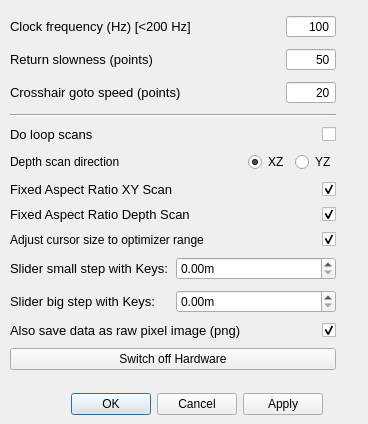
<?xml version="1.0" encoding="UTF-8"?>
<ui version="4.0">
 <class>SettingsDialog</class>
 <widget class="QDialog" name="SettingsDialog">
  <property name="geometry">
   <rect>
    <x>0</x>
    <y>0</y>
    <width>368</width>
    <height>424</height>
   </rect>
  </property>
  <property name="windowTitle">
   <string>qudi: Confocal - Settings</string>
  </property>
  <widget class="QDialogButtonBox" name="buttonBox">
   <property name="geometry">
    <rect>
     <x>30</x>
     <y>390</y>
     <width>293</width>
     <height>28</height>
    </rect>
   </property>
   <property name="orientation">
    <enum>Qt::Horizontal</enum>
   </property>
   <property name="standardButtons">
    <set>QDialogButtonBox::Apply|QDialogButtonBox::Cancel|QDialogButtonBox::Ok</set>
   </property>
  </widget>
  <widget class="QWidget" name="layoutWidget">
   <property name="geometry">
    <rect>
     <x>10</x>
     <y>11</y>
     <width>326</width>
     <height>369</height>
    </rect>
   </property>
   <layout class="QVBoxLayout" name="verticalLayout">
    <item>
     <layout class="QHBoxLayout" name="horizontalLayout">
      <item>
       <widget class="QLabel" name="label">
        <property name="font">
         <font>
          <pointsize>10</pointsize>
         </font>
        </property>
        <property name="toolTip">
         <string>&lt;html&gt;&lt;head/&gt;&lt;body&gt;&lt;p&gt;That is the inverse time how long the scanner stays at the desired position during the scan and counts.&lt;/p&gt;&lt;/body&gt;&lt;/html&gt;</string>
        </property>
        <property name="text">
         <string>Clock frequency (Hz) [&lt;200 Hz]</string>
        </property>
       </widget>
      </item>
      <item>
       <widget class="QSpinBox" name="clock_frequency_InputWidget">
        <property name="sizePolicy">
         <sizepolicy hsizetype="Expanding" vsizetype="Fixed">
          <horstretch>0</horstretch>
          <verstretch>0</verstretch>
         </sizepolicy>
        </property>
        <property name="maximumSize">
         <size>
          <width>50</width>
          <height>16777215</height>
         </size>
        </property>
        <property name="mouseTracking">
         <bool>true</bool>
        </property>
        <property name="acceptDrops">
         <bool>true</bool>
        </property>
        <property name="toolTip">
         <string>&lt;html&gt;&lt;head/&gt;&lt;body&gt;&lt;p&gt;That is the inverse time how long the scanner stays at the desired position during the scan and counts.&lt;/p&gt;&lt;/body&gt;&lt;/html&gt;</string>
        </property>
        <property name="wrapping">
         <bool>false</bool>
        </property>
        <property name="alignment">
         <set>Qt::AlignRight|Qt::AlignTrailing|Qt::AlignVCenter</set>
        </property>
        <property name="buttonSymbols">
         <enum>QAbstractSpinBox::NoButtons</enum>
        </property>
        <property name="accelerated">
         <bool>true</bool>
        </property>
        <property name="maximum">
         <number>1000000</number>
        </property>
        <property name="value">
         <number>100</number>
        </property>
       </widget>
      </item>
     </layout>
    </item>
    <item>
     <layout class="QHBoxLayout" name="horizontalLayout_2">
      <item>
       <widget class="QLabel" name="label_2">
        <property name="font">
         <font>
          <pointsize>10</pointsize>
         </font>
        </property>
        <property name="toolTip">
         <string>&lt;html&gt;&lt;head/&gt;&lt;body&gt;&lt;p&gt;That is basically the 'scan' resolution when the scanner moves backwards to prepare to scan again a line.&lt;/p&gt;&lt;p&gt;How many points are scanned in one line is depending on the resolution. Since the scanner is permanently counting during the scan, only the clock frequency determined the speed, how fast a line is scanned by a given resolution. If the scanner has to move back, it uses the same scan line method but just in the reverse. How many points are approached in the backwards movement depends on the 'return slowness'. If you scan with 100 point resolution and set return slowness to 25, than the return movement will be 4 times faster.&lt;/p&gt;&lt;p&gt;BE CAREFULL NOT TO USE A SMALL NUMBER, SINCE THE SCANNER MIGHT CRASH AGAINST THE BOARDER BECAUSE IT IS MOVING BACK TOO FAST!&lt;/p&gt;&lt;/body&gt;&lt;/html&gt;</string>
        </property>
        <property name="text">
         <string>Return slowness (points)</string>
        </property>
       </widget>
      </item>
      <item>
       <widget class="QSpinBox" name="return_slowness_InputWidget">
        <property name="sizePolicy">
         <sizepolicy hsizetype="Expanding" vsizetype="Fixed">
          <horstretch>0</horstretch>
          <verstretch>0</verstretch>
         </sizepolicy>
        </property>
        <property name="maximumSize">
         <size>
          <width>50</width>
          <height>16777215</height>
         </size>
        </property>
        <property name="mouseTracking">
         <bool>true</bool>
        </property>
        <property name="acceptDrops">
         <bool>true</bool>
        </property>
        <property name="toolTip">
         <string>&lt;html&gt;&lt;head/&gt;&lt;body&gt;&lt;p&gt;That is basically the 'scan' resolution when the scanner moves backwards to prepare to scan again a line.&lt;/p&gt;&lt;/body&gt;&lt;/html&gt;</string>
        </property>
        <property name="alignment">
         <set>Qt::AlignRight|Qt::AlignTrailing|Qt::AlignVCenter</set>
        </property>
        <property name="buttonSymbols">
         <enum>QAbstractSpinBox::NoButtons</enum>
        </property>
        <property name="accelerated">
         <bool>true</bool>
        </property>
        <property name="maximum">
         <number>1000</number>
        </property>
        <property name="value">
         <number>50</number>
        </property>
       </widget>
      </item>
     </layout>
    </item>
    <item>
     <layout class="QHBoxLayout" name="horizontalLayout_11">
      <item>
       <widget class="QLabel" name="label_11">
        <property name="font">
         <font>
          <pointsize>10</pointsize>
         </font>
        </property>
        <property name="toolTip">
         <string>&lt;html&gt;&lt;head/&gt;&lt;body&gt;&lt;p&gt;That is basically the 'scan' resolution when the scanner moves backwards to prepare to scan again a line.&lt;/p&gt;&lt;p&gt;How many points are scanned in one line is depending on the resolution. Since the scanner is permanently counting during the scan, only the clock frequency determined the speed, how fast a line is scanned by a given resolution. If the scanner has to move back, it uses the same scan line method but just in the reverse. How many points are approached in the backwards movement depends on the 'return slowness'. If you scan with 100 point resolution and set return slowness to 25, than the return movement will be 4 times faster.&lt;/p&gt;&lt;p&gt;BE CAREFULL NOT TO USE A SMALL NUMBER, SINCE THE SCANNER MIGHT CRASH AGAINST THE BOARDER BECAUSE IT IS MOVING BACK TOO FAST!&lt;/p&gt;&lt;/body&gt;&lt;/html&gt;</string>
        </property>
        <property name="text">
         <string>Crosshair goto speed (points)</string>
        </property>
       </widget>
      </item>
      <item>
       <widget class="QSpinBox" name="goto_speed_InputWidget">
        <property name="sizePolicy">
         <sizepolicy hsizetype="Expanding" vsizetype="Fixed">
          <horstretch>0</horstretch>
          <verstretch>0</verstretch>
         </sizepolicy>
        </property>
        <property name="maximumSize">
         <size>
          <width>50</width>
          <height>16777215</height>
         </size>
        </property>
        <property name="mouseTracking">
         <bool>true</bool>
        </property>
        <property name="acceptDrops">
         <bool>true</bool>
        </property>
        <property name="toolTip">
         <string>&lt;html&gt;&lt;head/&gt;&lt;body&gt;&lt;p&gt;That is basically the 'scan' resolution when the scanner moves backwards to prepare to scan again a line.&lt;/p&gt;&lt;/body&gt;&lt;/html&gt;</string>
        </property>
        <property name="alignment">
         <set>Qt::AlignRight|Qt::AlignTrailing|Qt::AlignVCenter</set>
        </property>
        <property name="buttonSymbols">
         <enum>QAbstractSpinBox::NoButtons</enum>
        </property>
        <property name="accelerated">
         <bool>true</bool>
        </property>
        <property name="maximum">
         <number>1000</number>
        </property>
        <property name="value">
         <number>20</number>
        </property>
       </widget>
      </item>
     </layout>
    </item>
    <item>
     <widget class="Line" name="line">
      <property name="orientation">
       <enum>Qt::Horizontal</enum>
      </property>
     </widget>
    </item>
    <item>
     <layout class="QHBoxLayout" name="horizontalLayout_3">
      <item>
       <widget class="QLabel" name="label_3">
        <property name="font">
         <font>
          <pointsize>10</pointsize>
         </font>
        </property>
        <property name="toolTip">
         <string>&lt;html&gt;&lt;head/&gt;&lt;body&gt;&lt;p&gt;The aspect ratio will be fixed to 1:1 if checked. If not the scan will be stretched to the available area in the XY scan. &lt;/p&gt;&lt;/body&gt;&lt;/html&gt;</string>
        </property>
        <property name="text">
         <string>Do loop scans</string>
        </property>
       </widget>
      </item>
      <item>
       <widget class="QCheckBox" name="loop_scan_CheckBox">
        <property name="enabled">
         <bool>true</bool>
        </property>
        <property name="sizePolicy">
         <sizepolicy hsizetype="Expanding" vsizetype="Fixed">
          <horstretch>0</horstretch>
          <verstretch>0</verstretch>
         </sizepolicy>
        </property>
        <property name="maximumSize">
         <size>
          <width>50</width>
          <height>16777215</height>
         </size>
        </property>
        <property name="toolTip">
         <string>Scan continuously (automatically restart at the end of a scan).  This is useful for photo-bleaching a sample.</string>
        </property>
        <property name="accessibleDescription">
         <string/>
        </property>
        <property name="layoutDirection">
         <enum>Qt::RightToLeft</enum>
        </property>
        <property name="autoFillBackground">
         <bool>false</bool>
        </property>
        <property name="text">
         <string notr="true"/>
        </property>
        <property name="checked">
         <bool>false</bool>
        </property>
       </widget>
      </item>
     </layout>
    </item>
    <item>
     <layout class="QHBoxLayout" name="horizontalLayout_9">
      <item>
       <widget class="QLabel" name="label_8">
        <property name="text">
         <string>Depth scan direction</string>
        </property>
       </widget>
      </item>
      <item>
       <spacer name="horizontalSpacer">
        <property name="orientation">
         <enum>Qt::Horizontal</enum>
        </property>
        <property name="sizeHint" stdset="0">
         <size>
          <width>40</width>
          <height>20</height>
         </size>
        </property>
       </spacer>
      </item>
      <item>
       <widget class="QRadioButton" name="depth_dir_x_radioButton">
        <property name="text">
         <string>XZ</string>
        </property>
        <property name="checked">
         <bool>true</bool>
        </property>
       </widget>
      </item>
      <item>
       <widget class="QRadioButton" name="depth_dir_y_radioButton">
        <property name="text">
         <string>YZ</string>
        </property>
        <property name="checked">
         <bool>false</bool>
        </property>
       </widget>
      </item>
     </layout>
    </item>
    <item>
     <layout class="QHBoxLayout" name="horizontalLayout_10">
      <item>
       <widget class="QLabel" name="label_7">
        <property name="font">
         <font>
          <pointsize>10</pointsize>
         </font>
        </property>
        <property name="toolTip">
         <string>&lt;html&gt;&lt;head/&gt;&lt;body&gt;&lt;p&gt;The aspect ratio will be fixed to 1:1 if checked. If not the scan will be stretched to the available area in the XY scan. &lt;/p&gt;&lt;/body&gt;&lt;/html&gt;</string>
        </property>
        <property name="text">
         <string>Fixed Aspect Ratio XY Scan</string>
        </property>
       </widget>
      </item>
      <item>
       <widget class="QCheckBox" name="fixed_aspect_xy_checkBox">
        <property name="enabled">
         <bool>true</bool>
        </property>
        <property name="sizePolicy">
         <sizepolicy hsizetype="Expanding" vsizetype="Fixed">
          <horstretch>0</horstretch>
          <verstretch>0</verstretch>
         </sizepolicy>
        </property>
        <property name="maximumSize">
         <size>
          <width>50</width>
          <height>16777215</height>
         </size>
        </property>
        <property name="toolTip">
         <string>&lt;html&gt;&lt;head/&gt;&lt;body&gt;&lt;p&gt;&lt;span style=&quot; font-size:10pt;&quot;&gt;The aspect ratio will be fixed to 1:1 if checked. If not the scan will be stretched to the available area in the XY scan. &lt;/span&gt;&lt;/p&gt;&lt;/body&gt;&lt;/html&gt;</string>
        </property>
        <property name="accessibleDescription">
         <string/>
        </property>
        <property name="layoutDirection">
         <enum>Qt::RightToLeft</enum>
        </property>
        <property name="autoFillBackground">
         <bool>false</bool>
        </property>
        <property name="text">
         <string notr="true"/>
        </property>
        <property name="checked">
         <bool>true</bool>
        </property>
       </widget>
      </item>
     </layout>
    </item>
    <item>
     <layout class="QHBoxLayout" name="horizontalLayout_4">
      <item>
       <widget class="QLabel" name="label_4">
        <property name="sizePolicy">
         <sizepolicy hsizetype="Expanding" vsizetype="Preferred">
          <horstretch>0</horstretch>
          <verstretch>0</verstretch>
         </sizepolicy>
        </property>
        <property name="font">
         <font>
          <pointsize>10</pointsize>
         </font>
        </property>
        <property name="toolTip">
         <string>&lt;html&gt;&lt;head/&gt;&lt;body&gt;&lt;p&gt;The aspect ratio will be fixed to 1:1 if checked. If not the scan will be stretched to the available area in the Z scan. &lt;/p&gt;&lt;/body&gt;&lt;/html&gt;</string>
        </property>
        <property name="text">
         <string>Fixed Aspect Ratio Depth Scan</string>
        </property>
       </widget>
      </item>
      <item>
       <widget class="QCheckBox" name="fixed_aspect_depth_checkBox">
        <property name="sizePolicy">
         <sizepolicy hsizetype="Expanding" vsizetype="Fixed">
          <horstretch>0</horstretch>
          <verstretch>0</verstretch>
         </sizepolicy>
        </property>
        <property name="maximumSize">
         <size>
          <width>50</width>
          <height>16777215</height>
         </size>
        </property>
        <property name="toolTip">
         <string>&lt;html&gt;&lt;head/&gt;&lt;body&gt;&lt;p&gt;&lt;span style=&quot; font-size:10pt;&quot;&gt;The aspect ratio will be fixed to 1:1 if checked. If not the scan will be stretched to the available area in the Z scan. &lt;/span&gt;&lt;/p&gt;&lt;/body&gt;&lt;/html&gt;</string>
        </property>
        <property name="layoutDirection">
         <enum>Qt::RightToLeft</enum>
        </property>
        <property name="text">
         <string/>
        </property>
        <property name="checked">
         <bool>true</bool>
        </property>
       </widget>
      </item>
     </layout>
    </item>
    <item>
     <layout class="QHBoxLayout" name="horizontalLayout_7">
      <item>
       <widget class="QLabel" name="adjust_label">
        <property name="text">
         <string>Adjust cursor size to optimizer range</string>
        </property>
       </widget>
      </item>
      <item>
       <widget class="QCheckBox" name="adjust_cursor_to_optimizer_checkBox">
        <property name="layoutDirection">
         <enum>Qt::RightToLeft</enum>
        </property>
        <property name="text">
         <string/>
        </property>
        <property name="checked">
         <bool>true</bool>
        </property>
       </widget>
      </item>
     </layout>
    </item>
    <item>
     <layout class="QHBoxLayout" name="horizontalLayout_5">
      <item>
       <widget class="QLabel" name="label_5">
        <property name="font">
         <font>
          <pointsize>10</pointsize>
         </font>
        </property>
        <property name="toolTip">
         <string>&lt;html&gt;&lt;head/&gt;&lt;body&gt;&lt;p&gt;Change the stepsize of a slider if you are using the keyboard to move the slider position. Here you can adjust the small steps for the crosshair move.&lt;br/&gt;The keyboard configuration is the following:&lt;br/&gt;ArrowLeft = Move -x&lt;br/&gt;ArrowRight = Move +x&lt;br/&gt;ArrowUp = Move +y&lt;br/&gt;ArrowDown = Move -y&lt;br/&gt;PageUp = Move +z&lt;br/&gt;PageDown = Move -z&lt;/p&gt;&lt;/body&gt;&lt;/html&gt;</string>
        </property>
        <property name="text">
         <string>Slider small step with Keys:</string>
        </property>
       </widget>
      </item>
      <item>
       <widget class="ScienDSpinBox" name="slider_small_step_DoubleSpinBox">
        <property name="toolTip">
         <string>&lt;html&gt;&lt;head/&gt;&lt;body&gt;&lt;p&gt;&lt;span style=&quot; font-size:10pt;&quot;&gt;Change the stepsize of a slider if you are using the keyboard to move the slider position. Here you can adjust the small steps for the crosshair move.&lt;/span&gt;&lt;/p&gt;&lt;/body&gt;&lt;/html&gt;</string>
        </property>
        <property name="suffix">
         <string>m</string>
        </property>
       </widget>
      </item>
     </layout>
    </item>
    <item>
     <layout class="QHBoxLayout" name="horizontalLayout_6">
      <item>
       <widget class="QLabel" name="label_6">
        <property name="font">
         <font>
          <pointsize>10</pointsize>
         </font>
        </property>
        <property name="toolTip">
         <string>&lt;html&gt;&lt;head/&gt;&lt;body&gt;&lt;p&gt;Change the stepsize of a slider if you are using the keyboard to move the slider position. Here you can adjust the big steps for the crosshair move.&lt;br/&gt;The keyboard configuration is the following:&lt;br/&gt;Ctrl + ArrowLeft = Move -x&lt;br/&gt;Ctrl + ArrowRight = Move +x&lt;br/&gt;Ctrl + ArrowUp = Move +y&lt;br/&gt;Ctrl + ArrowDown = Move -y&lt;br/&gt;Ctrl + PageUp = Move +z&lt;br/&gt;Ctrl + PageDown = Move -z&lt;/p&gt;&lt;/body&gt;&lt;/html&gt;</string>
        </property>
        <property name="text">
         <string>Slider big step with Keys:</string>
        </property>
       </widget>
      </item>
      <item>
       <widget class="ScienDSpinBox" name="slider_big_step_DoubleSpinBox">
        <property name="toolTip">
         <string>&lt;html&gt;&lt;head/&gt;&lt;body&gt;&lt;p&gt;&lt;span style=&quot; font-size:10pt;&quot;&gt;Change the stepsize of a slider if you are using the keyboard to move the slider position. Here you can adjust the big steps for the crosshair move.&lt;/span&gt;&lt;/p&gt;&lt;/body&gt;&lt;/html&gt;</string>
        </property>
        <property name="suffix">
         <string>m</string>
        </property>
       </widget>
      </item>
     </layout>
    </item>
    <item>
     <layout class="QHBoxLayout" name="horizontalLayout_8">
      <item>
       <widget class="QLabel" name="label_10">
        <property name="font">
         <font>
          <pointsize>10</pointsize>
         </font>
        </property>
        <property name="toolTip">
         <string>&lt;html&gt;&lt;head/&gt;&lt;body&gt;&lt;p&gt;If you use the image_save method in the menu bar of confocal, together with the svg file also a pure image file (without axis and everything, just the datapoints) are saved in a png image.&lt;/p&gt;&lt;/body&gt;&lt;/html&gt;</string>
        </property>
        <property name="text">
         <string>Also save data as raw pixel image (png)</string>
        </property>
       </widget>
      </item>
      <item>
       <widget class="QCheckBox" name="save_purePNG_checkBox">
        <property name="sizePolicy">
         <sizepolicy hsizetype="Expanding" vsizetype="Fixed">
          <horstretch>0</horstretch>
          <verstretch>0</verstretch>
         </sizepolicy>
        </property>
        <property name="maximumSize">
         <size>
          <width>50</width>
          <height>16777215</height>
         </size>
        </property>
        <property name="toolTip">
         <string>&lt;html&gt;&lt;head/&gt;&lt;body&gt;&lt;p&gt;&lt;span style=&quot; font-size:10pt;&quot;&gt;If you use the image_save method in the menu bar of confocal, together with the svg file also a pure image file (without axis and everything, just the datapoints) are saved in a png image.&lt;/span&gt;&lt;/p&gt;&lt;/body&gt;&lt;/html&gt;</string>
        </property>
        <property name="layoutDirection">
         <enum>Qt::RightToLeft</enum>
        </property>
        <property name="text">
         <string/>
        </property>
        <property name="checked">
         <bool>true</bool>
        </property>
       </widget>
      </item>
     </layout>
    </item>
    <item>
     <widget class="QPushButton" name="hardware_switch">
      <property name="toolTip">
       <string>&lt;html&gt;&lt;head/&gt;&lt;body&gt;&lt;p&gt;&lt;span style=&quot; font-size:10pt;&quot;&gt;This kills everything working on the nidaq. So I made this also more resilient to errors and made it come out of its locked state.&lt;/span&gt;&lt;/p&gt;&lt;p&gt;&lt;span style=&quot; font-size:10pt;&quot;&gt;Even if if throws numerous errors when trying, you can use everything normally after the hardware reset (just restart the counter twice).&lt;/span&gt;&lt;/p&gt;&lt;p&gt;&lt;span style=&quot; font-size:10pt;&quot;&gt;This also means that you should not touch qudi while running diqo since this will try to put the hardware focus back on qudi and will throw even more errors.&lt;/span&gt;&lt;/p&gt;&lt;/body&gt;&lt;/html&gt;</string>
      </property>
      <property name="text">
       <string>Switch off Hardware</string>
      </property>
     </widget>
    </item>
   </layout>
  </widget>
 </widget>
 <customwidgets>
  <customwidget>
   <class>ScienDSpinBox</class>
   <extends>QDoubleSpinBox</extends>
   <header>qtwidgets.scientific_spinbox.h</header>
  </customwidget>
 </customwidgets>
 <tabstops>
  <tabstop>clock_frequency_InputWidget</tabstop>
  <tabstop>return_slowness_InputWidget</tabstop>
  <tabstop>loop_scan_CheckBox</tabstop>
  <tabstop>fixed_aspect_depth_checkBox</tabstop>
  <tabstop>save_purePNG_checkBox</tabstop>
  <tabstop>hardware_switch</tabstop>
  <tabstop>buttonBox</tabstop>
 </tabstops>
 <resources/>
 <connections>
  <connection>
   <sender>buttonBox</sender>
   <signal>accepted()</signal>
   <receiver>SettingsDialog</receiver>
   <slot>accept()</slot>
   <hints>
    <hint type="sourcelabel">
     <x>248</x>
     <y>254</y>
    </hint>
    <hint type="destinationlabel">
     <x>157</x>
     <y>274</y>
    </hint>
   </hints>
  </connection>
  <connection>
   <sender>buttonBox</sender>
   <signal>rejected()</signal>
   <receiver>SettingsDialog</receiver>
   <slot>reject()</slot>
   <hints>
    <hint type="sourcelabel">
     <x>316</x>
     <y>260</y>
    </hint>
    <hint type="destinationlabel">
     <x>286</x>
     <y>274</y>
    </hint>
   </hints>
  </connection>
 </connections>
</ui>
